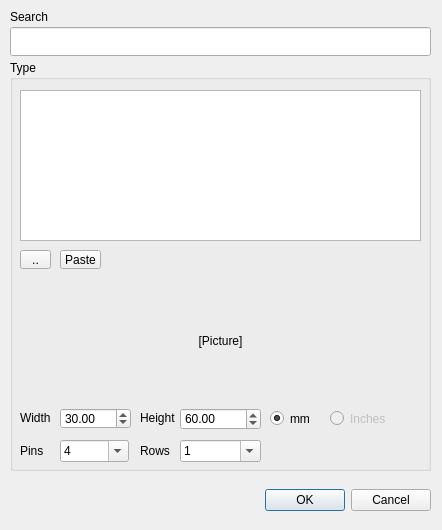
<?xml version="1.0" encoding="UTF-8"?>
<ui version="4.0">
 <class>NewHardwareItemDialog</class>
 <widget class="QDialog" name="NewHardwareItemDialog">
  <property name="geometry">
   <rect>
    <x>0</x>
    <y>0</y>
    <width>442</width>
    <height>530</height>
   </rect>
  </property>
  <property name="sizePolicy">
   <sizepolicy hsizetype="Fixed" vsizetype="Fixed">
    <horstretch>0</horstretch>
    <verstretch>0</verstretch>
   </sizepolicy>
  </property>
  <property name="windowTitle">
   <string>Add Hardware Item</string>
  </property>
  <property name="styleSheet">
   <string notr="true"/>
  </property>
  <property name="modal">
   <bool>true</bool>
  </property>
  <widget class="QDialogButtonBox" name="buttonBox">
   <property name="geometry">
    <rect>
     <x>140</x>
     <y>480</y>
     <width>291</width>
     <height>41</height>
    </rect>
   </property>
   <property name="orientation">
    <enum>Qt::Horizontal</enum>
   </property>
   <property name="standardButtons">
    <set>QDialogButtonBox::Cancel|QDialogButtonBox::Ok</set>
   </property>
  </widget>
  <widget class="QGroupBox" name="groupBox_3">
   <property name="geometry">
    <rect>
     <x>10</x>
     <y>60</y>
     <width>421</width>
     <height>411</height>
    </rect>
   </property>
   <property name="title">
    <string>Type</string>
   </property>
   <widget class="QToolButton" name="toolButton">
    <property name="geometry">
     <rect>
      <x>10</x>
      <y>190</y>
      <width>31</width>
      <height>19</height>
     </rect>
    </property>
    <property name="text">
     <string>..</string>
    </property>
   </widget>
   <widget class="QLabel" name="ComponentPicturelabel">
    <property name="geometry">
     <rect>
      <x>10</x>
      <y>220</y>
      <width>401</width>
      <height>121</height>
     </rect>
    </property>
    <property name="sizePolicy">
     <sizepolicy hsizetype="Fixed" vsizetype="Fixed">
      <horstretch>0</horstretch>
      <verstretch>0</verstretch>
     </sizepolicy>
    </property>
    <property name="styleSheet">
     <string notr="true"/>
    </property>
    <property name="text">
     <string>[Picture]</string>
    </property>
    <property name="alignment">
     <set>Qt::AlignCenter</set>
    </property>
   </widget>
   <widget class="QDoubleSpinBox" name="HeightSpinBox">
    <property name="geometry">
     <rect>
      <x>170</x>
      <y>348</y>
      <width>81</width>
      <height>22</height>
     </rect>
    </property>
    <property name="maximum">
     <double>999.990000000000009</double>
    </property>
    <property name="value">
     <double>60.000000000000000</double>
    </property>
   </widget>
   <widget class="QRadioButton" name="radioButton_2">
    <property name="enabled">
     <bool>false</bool>
    </property>
    <property name="geometry">
     <rect>
      <x>320</x>
      <y>350</y>
      <width>61</width>
      <height>17</height>
     </rect>
    </property>
    <property name="text">
     <string>Inches</string>
    </property>
   </widget>
   <widget class="QLabel" name="Widthlabel">
    <property name="geometry">
     <rect>
      <x>10</x>
      <y>351</y>
      <width>47</width>
      <height>13</height>
     </rect>
    </property>
    <property name="text">
     <string>Width</string>
    </property>
   </widget>
   <widget class="QLabel" name="Heightlabel">
    <property name="geometry">
     <rect>
      <x>130</x>
      <y>350</y>
      <width>41</width>
      <height>16</height>
     </rect>
    </property>
    <property name="text">
     <string>Height</string>
    </property>
   </widget>
   <widget class="QRadioButton" name="radioButton">
    <property name="geometry">
     <rect>
      <x>260</x>
      <y>350</y>
      <width>51</width>
      <height>17</height>
     </rect>
    </property>
    <property name="text">
     <string>mm</string>
    </property>
    <property name="checked">
     <bool>true</bool>
    </property>
   </widget>
   <widget class="QDoubleSpinBox" name="WidthSpinBox">
    <property name="geometry">
     <rect>
      <x>50</x>
      <y>348</y>
      <width>71</width>
      <height>21</height>
     </rect>
    </property>
    <property name="maximum">
     <double>999.990000000000009</double>
    </property>
    <property name="value">
     <double>30.000000000000000</double>
    </property>
   </widget>
   <widget class="QLabel" name="rowslabel">
    <property name="geometry">
     <rect>
      <x>130</x>
      <y>383</y>
      <width>41</width>
      <height>16</height>
     </rect>
    </property>
    <property name="text">
     <string>Rows</string>
    </property>
   </widget>
   <widget class="QLabel" name="pinslabel">
    <property name="geometry">
     <rect>
      <x>10</x>
      <y>383</y>
      <width>31</width>
      <height>16</height>
     </rect>
    </property>
    <property name="text">
     <string>Pins</string>
    </property>
   </widget>
   <widget class="QComboBox" name="pinscomboBox">
    <property name="geometry">
     <rect>
      <x>50</x>
      <y>380</y>
      <width>69</width>
      <height>22</height>
     </rect>
    </property>
    <property name="editable">
     <bool>true</bool>
    </property>
    <property name="currentIndex">
     <number>2</number>
    </property>
    <item>
     <property name="text">
      <string>2</string>
     </property>
    </item>
    <item>
     <property name="text">
      <string>3</string>
     </property>
    </item>
    <item>
     <property name="text">
      <string>4</string>
     </property>
    </item>
    <item>
     <property name="text">
      <string>6</string>
     </property>
    </item>
    <item>
     <property name="text">
      <string>10</string>
     </property>
    </item>
    <item>
     <property name="text">
      <string>12</string>
     </property>
    </item>
    <item>
     <property name="text">
      <string>24</string>
     </property>
    </item>
    <item>
     <property name="text">
      <string>30</string>
     </property>
    </item>
    <item>
     <property name="text">
      <string>32</string>
     </property>
    </item>
    <item>
     <property name="text">
      <string>40</string>
     </property>
    </item>
   </widget>
   <widget class="QComboBox" name="rowscomboBox">
    <property name="geometry">
     <rect>
      <x>170</x>
      <y>380</y>
      <width>81</width>
      <height>22</height>
     </rect>
    </property>
    <property name="editable">
     <bool>true</bool>
    </property>
    <property name="currentIndex">
     <number>0</number>
    </property>
    <item>
     <property name="text">
      <string>1</string>
     </property>
    </item>
    <item>
     <property name="text">
      <string>2</string>
     </property>
    </item>
    <item>
     <property name="text">
      <string>4</string>
     </property>
    </item>
   </widget>
   <widget class="QListWidget" name="BoardNameslistWidget">
    <property name="geometry">
     <rect>
      <x>10</x>
      <y>30</y>
      <width>401</width>
      <height>151</height>
     </rect>
    </property>
   </widget>
   <widget class="QToolButton" name="PastetoolButton">
    <property name="geometry">
     <rect>
      <x>50</x>
      <y>190</y>
      <width>41</width>
      <height>19</height>
     </rect>
    </property>
    <property name="text">
     <string>Paste</string>
    </property>
   </widget>
   <zorder>ComponentPicturelabel</zorder>
   <zorder>HeightSpinBox</zorder>
   <zorder>radioButton_2</zorder>
   <zorder>Widthlabel</zorder>
   <zorder>Heightlabel</zorder>
   <zorder>radioButton</zorder>
   <zorder>WidthSpinBox</zorder>
   <zorder>rowslabel</zorder>
   <zorder>pinslabel</zorder>
   <zorder>pinscomboBox</zorder>
   <zorder>rowscomboBox</zorder>
   <zorder>BoardNameslistWidget</zorder>
   <zorder>toolButton</zorder>
   <zorder>PastetoolButton</zorder>
  </widget>
  <widget class="QLineEdit" name="searchlineEdit">
   <property name="geometry">
    <rect>
     <x>10</x>
     <y>27</y>
     <width>421</width>
     <height>29</height>
    </rect>
   </property>
   <property name="sizePolicy">
    <sizepolicy hsizetype="Expanding" vsizetype="Expanding">
     <horstretch>0</horstretch>
     <verstretch>0</verstretch>
    </sizepolicy>
   </property>
   <property name="font">
    <font>
     <pointsize>12</pointsize>
    </font>
   </property>
  </widget>
  <widget class="QLabel" name="Namelabel">
   <property name="geometry">
    <rect>
     <x>10</x>
     <y>10</y>
     <width>47</width>
     <height>13</height>
    </rect>
   </property>
   <property name="text">
    <string>Search</string>
   </property>
  </widget>
 </widget>
 <resources/>
 <connections>
  <connection>
   <sender>buttonBox</sender>
   <signal>accepted()</signal>
   <receiver>NewHardwareItemDialog</receiver>
   <slot>accept()</slot>
   <hints>
    <hint type="sourcelabel">
     <x>248</x>
     <y>254</y>
    </hint>
    <hint type="destinationlabel">
     <x>157</x>
     <y>274</y>
    </hint>
   </hints>
  </connection>
  <connection>
   <sender>buttonBox</sender>
   <signal>rejected()</signal>
   <receiver>NewHardwareItemDialog</receiver>
   <slot>reject()</slot>
   <hints>
    <hint type="sourcelabel">
     <x>316</x>
     <y>260</y>
    </hint>
    <hint type="destinationlabel">
     <x>286</x>
     <y>274</y>
    </hint>
   </hints>
  </connection>
 </connections>
</ui>
